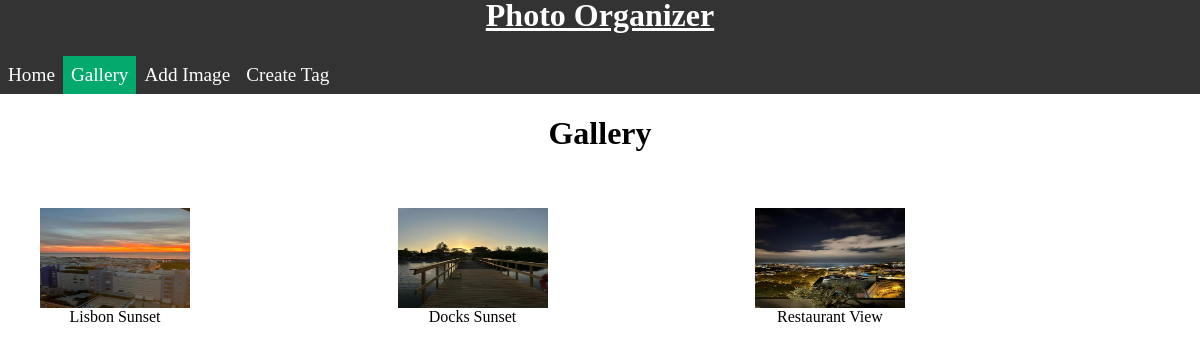
The app's page /gallery/, older data.
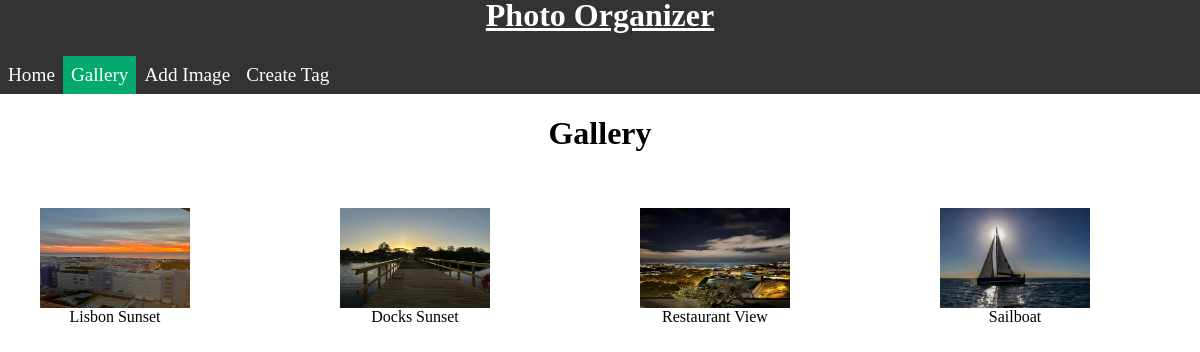
The same page, newer data.
### photos/models.py (models this page shows, shortened)
class Image(models.Model):
    image = models.ImageField(blank= False)
    title = models.CharField(max_length= 40, blank= False, unique= True)
    tags = models.ManyToManyField(Tag, blank= True)

### photos/views.py (the view)
# urls.py: path('gallery/', gallery_view, name= 'gallery'),
def gallery_view(request):
    images = Image.objects.all()
    return render(request, 'gallery.html', {'images': images})

### gallery/templates/gallery.html (shortened to what this page needs)
{% load static %}
<!DOCTYPE html>
<html>
    <head>
        <link rel="stylesheet" href="{% static 'style.css' %}">
    </head>
    <div class="navigation">
        <h1 class="title">Photo Organizer</h1>
        <nav>
            <ul>
                <li><a href="/">Home</a></li>
                <li><a href="/gallery"  class="active">Gallery</a></li>
                <li><a href="/create">Add Image</a></li>
                <li><a href="/tag">Create Tag</a></li>
            </ul>
        </nav>
    </div>
    <body>
        <h1>Gallery</h1>
        <br>
        <div class="image-view">
            {% for image in images %}
                <figure>
                    <img src = '{{image.image.url}}'  alt={{image.title}} height="100px" width="150px" style="display: grid;">
                    <figcaption>{{image.title}}</figcaption>
                </figure>
            {% endfor %}
        </div>
    </body>

### gallery/static/style.css (style rules this page uses)
.image-view { display: grid; grid-template-columns: auto auto auto auto; padding: auto; overflow-x: auto; }
figcaption { width: 150px; text-align: center; }
nav ul { list-style-type: none; margin: 0; padding: 0; background-color: #333; overflow: hidden; }
nav li { display: inline; float: left; font-size: larger; }
nav li a { display: block; color: white; padding: 8px; background-color: #333; text-decoration: none; }
.active { background-color: #04AA6D; }
h1 { text-align: center; }
.title { background-color: #333; color: white; text-decoration: underline; }
.navigation { background-color: #333; margin-top: -24px; }
html, body { padding: 0; margin: 0; }

Row changes from the older to the newer data that the page shows:
added Image: image (picture), title "Sailboat"
